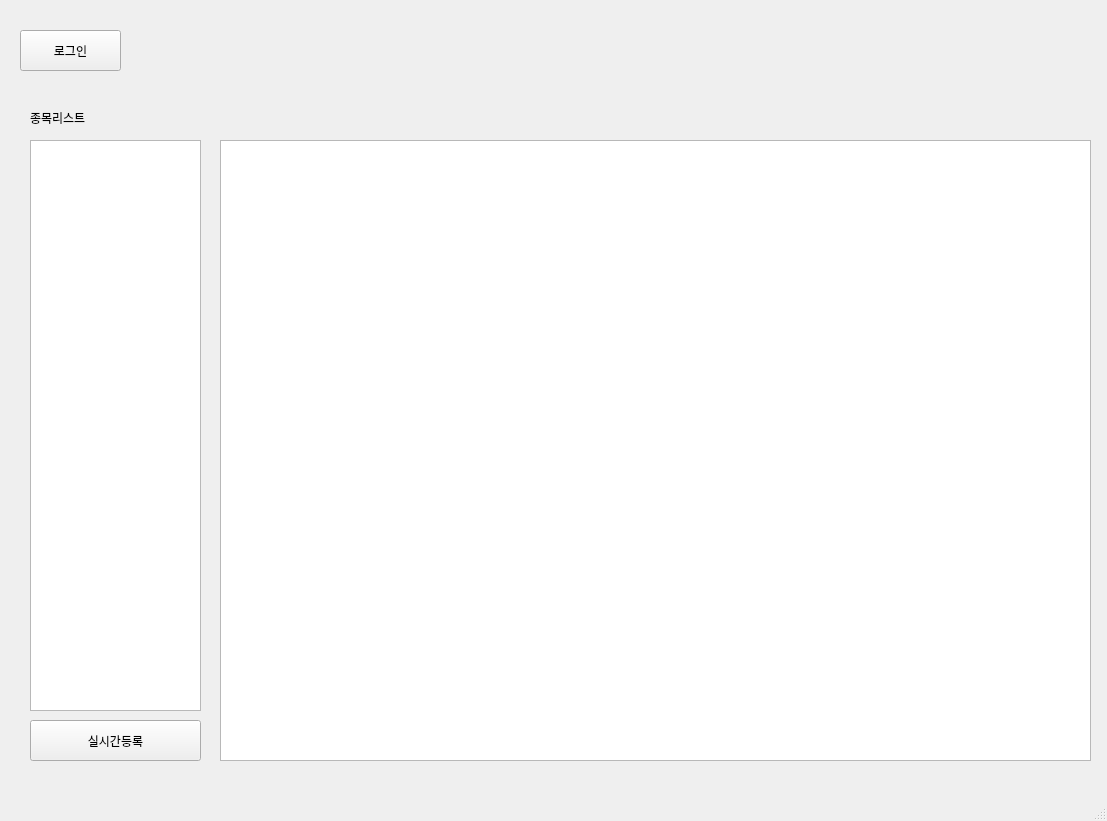
<?xml version="1.0" encoding="UTF-8"?>
<ui version="4.0">
 <class>MainWindow</class>
 <widget class="QMainWindow" name="MainWindow">
  <property name="geometry">
   <rect>
    <x>0</x>
    <y>0</y>
    <width>1107</width>
    <height>821</height>
   </rect>
  </property>
  <property name="windowTitle">
   <string>실시간데이터</string>
  </property>
  <widget class="QWidget" name="centralwidget">
   <widget class="QPushButton" name="loginButton">
    <property name="geometry">
     <rect>
      <x>20</x>
      <y>30</y>
      <width>101</width>
      <height>41</height>
     </rect>
    </property>
    <property name="text">
     <string>로그인</string>
    </property>
   </widget>
   <widget class="QLabel" name="label">
    <property name="geometry">
     <rect>
      <x>30</x>
      <y>110</y>
      <width>91</width>
      <height>16</height>
     </rect>
    </property>
    <property name="text">
     <string>종목리스트</string>
    </property>
   </widget>
   <widget class="QListWidget" name="stockItemListWidget">
    <property name="geometry">
     <rect>
      <x>30</x>
      <y>140</y>
      <width>171</width>
      <height>571</height>
     </rect>
    </property>
   </widget>
   <widget class="QListWidget" name="realDataListWidget">
    <property name="geometry">
     <rect>
      <x>220</x>
      <y>140</y>
      <width>871</width>
      <height>621</height>
     </rect>
    </property>
   </widget>
   <widget class="QPushButton" name="addRealButton">
    <property name="geometry">
     <rect>
      <x>30</x>
      <y>720</y>
      <width>171</width>
      <height>41</height>
     </rect>
    </property>
    <property name="text">
     <string>실시간등록</string>
    </property>
   </widget>
  </widget>
  <widget class="QMenuBar" name="menubar">
   <property name="geometry">
    <rect>
     <x>0</x>
     <y>0</y>
     <width>1107</width>
     <height>26</height>
    </rect>
   </property>
  </widget>
  <widget class="QStatusBar" name="statusbar"/>
 </widget>
 <resources/>
 <connections/>
</ui>
